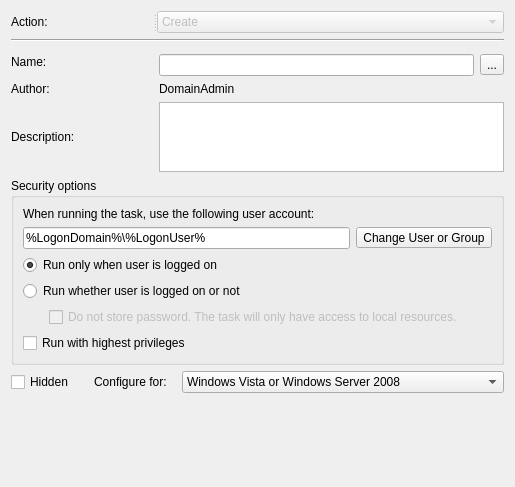
<?xml version="1.0" encoding="UTF-8"?>
<ui version="4.0">
 <class>ImmediateWin7Widget</class>
 <widget class="QWidget" name="ImmediateWin7Widget">
  <property name="geometry">
   <rect>
    <x>0</x>
    <y>0</y>
    <width>515</width>
    <height>487</height>
   </rect>
  </property>
  <property name="sizePolicy">
   <sizepolicy hsizetype="Fixed" vsizetype="Preferred">
    <horstretch>0</horstretch>
    <verstretch>0</verstretch>
   </sizepolicy>
  </property>
  <property name="minimumSize">
   <size>
    <width>515</width>
    <height>0</height>
   </size>
  </property>
  <property name="maximumSize">
   <size>
    <width>515</width>
    <height>16777215</height>
   </size>
  </property>
  <property name="windowTitle">
   <string>Form</string>
  </property>
  <layout class="QGridLayout" name="gridLayout_2">
   <item row="1" column="0" colspan="4">
    <widget class="Line" name="line">
     <property name="font">
      <font>
       <pointsize>9</pointsize>
      </font>
     </property>
     <property name="orientation">
      <enum>Qt::Horizontal</enum>
     </property>
    </widget>
   </item>
   <item row="2" column="0" rowspan="2">
    <widget class="QLabel" name="nameLabel">
     <property name="sizePolicy">
      <sizepolicy hsizetype="Fixed" vsizetype="Preferred">
       <horstretch>92</horstretch>
       <verstretch>0</verstretch>
      </sizepolicy>
     </property>
     <property name="minimumSize">
      <size>
       <width>142</width>
       <height>0</height>
      </size>
     </property>
     <property name="text">
      <string>Name:</string>
     </property>
     <property name="buddy">
      <cstring>nameLineEdit</cstring>
     </property>
    </widget>
   </item>
   <item row="5" column="1" colspan="3">
    <widget class="QTextEdit" name="descriptionTextEdit">
     <property name="sizePolicy">
      <sizepolicy hsizetype="Expanding" vsizetype="Fixed">
       <horstretch>0</horstretch>
       <verstretch>0</verstretch>
      </sizepolicy>
     </property>
     <property name="minimumSize">
      <size>
       <width>0</width>
       <height>70</height>
      </size>
     </property>
     <property name="maximumSize">
      <size>
       <width>16777215</width>
       <height>70</height>
      </size>
     </property>
     <property name="html">
      <string>&lt;!DOCTYPE HTML PUBLIC &quot;-//W3C//DTD HTML 4.0//EN&quot; &quot;http://www.w3.org/TR/REC-html40/strict.dtd&quot;&gt;
&lt;html&gt;&lt;head&gt;&lt;meta name=&quot;qrichtext&quot; content=&quot;1&quot; /&gt;&lt;style type=&quot;text/css&quot;&gt;
p, li { white-space: pre-wrap; }
&lt;/style&gt;&lt;/head&gt;&lt;body style=&quot; font-family:'Noto Sans'; font-size:9pt; font-weight:400; font-style:normal;&quot;&gt;
&lt;p style=&quot;-qt-paragraph-type:empty; margin-top:0px; margin-bottom:0px; margin-left:0px; margin-right:0px; -qt-block-indent:0; text-indent:0px;&quot;&gt;&lt;br /&gt;&lt;/p&gt;&lt;/body&gt;&lt;/html&gt;</string>
     </property>
    </widget>
   </item>
   <item row="0" column="0" colspan="4">
    <widget class="QSplitter" name="splitter">
     <property name="orientation">
      <enum>Qt::Horizontal</enum>
     </property>
     <widget class="QLabel" name="actionLabel">
      <property name="sizePolicy">
       <sizepolicy hsizetype="Fixed" vsizetype="Preferred">
        <horstretch>1</horstretch>
        <verstretch>0</verstretch>
       </sizepolicy>
      </property>
      <property name="minimumSize">
       <size>
        <width>142</width>
        <height>0</height>
       </size>
      </property>
      <property name="font">
       <font>
        <pointsize>9</pointsize>
       </font>
      </property>
      <property name="text">
       <string>Action:</string>
      </property>
      <property name="buddy">
       <cstring>actionComboBox</cstring>
      </property>
     </widget>
     <widget class="QComboBox" name="actionComboBox">
      <property name="enabled">
       <bool>false</bool>
      </property>
      <property name="sizePolicy">
       <sizepolicy hsizetype="Fixed" vsizetype="Fixed">
        <horstretch>180</horstretch>
        <verstretch>0</verstretch>
       </sizepolicy>
      </property>
      <property name="minimumSize">
       <size>
        <width>180</width>
        <height>0</height>
       </size>
      </property>
      <property name="currentText">
       <string>Create</string>
      </property>
      <item>
       <property name="text">
        <string>Create</string>
       </property>
      </item>
      <item>
       <property name="text">
        <string>Replace</string>
       </property>
      </item>
      <item>
       <property name="text">
        <string>Update</string>
       </property>
      </item>
      <item>
       <property name="text">
        <string>Delete</string>
       </property>
      </item>
     </widget>
    </widget>
   </item>
   <item row="3" column="1" colspan="2">
    <widget class="QLineEdit" name="nameLineEdit">
     <property name="sizePolicy">
      <sizepolicy hsizetype="Expanding" vsizetype="Fixed">
       <horstretch>0</horstretch>
       <verstretch>0</verstretch>
      </sizepolicy>
     </property>
    </widget>
   </item>
   <item row="7" column="0" colspan="4">
    <layout class="QHBoxLayout" name="horizontalLayout">
     <item>
      <widget class="QCheckBox" name="hiddenCheckBox">
       <property name="sizePolicy">
        <sizepolicy hsizetype="Fixed" vsizetype="Fixed">
         <horstretch>77</horstretch>
         <verstretch>0</verstretch>
        </sizepolicy>
       </property>
       <property name="minimumSize">
        <size>
         <width>77</width>
         <height>0</height>
        </size>
       </property>
       <property name="text">
        <string>Hidden</string>
       </property>
      </widget>
     </item>
     <item>
      <widget class="QLabel" name="configureLabel">
       <property name="sizePolicy">
        <sizepolicy hsizetype="Fixed" vsizetype="Preferred">
         <horstretch>80</horstretch>
         <verstretch>0</verstretch>
        </sizepolicy>
       </property>
       <property name="minimumSize">
        <size>
         <width>82</width>
         <height>0</height>
        </size>
       </property>
       <property name="text">
        <string>Configure for:</string>
       </property>
       <property name="buddy">
        <cstring>configureComboBox</cstring>
       </property>
      </widget>
     </item>
     <item>
      <widget class="QComboBox" name="configureComboBox">
       <property name="currentText">
        <string>Windows Vista or Windows Server 2008</string>
       </property>
       <property name="currentIndex">
        <number>1</number>
       </property>
       <item>
        <property name="text">
         <string>Windows 7</string>
        </property>
       </item>
       <item>
        <property name="text">
         <string>Windows Vista or Windows Server 2008</string>
        </property>
       </item>
       <item>
        <property name="text">
         <string>Windows Server 2003, Windows XP, Windows 2000</string>
        </property>
       </item>
      </widget>
     </item>
    </layout>
   </item>
   <item row="4" column="1">
    <widget class="QLabel" name="authorNameLabel">
     <property name="text">
      <string>DomainAdmin</string>
     </property>
     <property name="textFormat">
      <enum>Qt::AutoText</enum>
     </property>
    </widget>
   </item>
   <item row="5" column="0">
    <widget class="QLabel" name="descriptionLabel">
     <property name="sizePolicy">
      <sizepolicy hsizetype="Fixed" vsizetype="Preferred">
       <horstretch>0</horstretch>
       <verstretch>0</verstretch>
      </sizepolicy>
     </property>
     <property name="minimumSize">
      <size>
       <width>142</width>
       <height>0</height>
      </size>
     </property>
     <property name="text">
      <string>Description:</string>
     </property>
     <property name="buddy">
      <cstring>descriptionTextEdit</cstring>
     </property>
    </widget>
   </item>
   <item row="8" column="0" colspan="4">
    <spacer name="verticalSpacer">
     <property name="orientation">
      <enum>Qt::Vertical</enum>
     </property>
     <property name="sizeType">
      <enum>QSizePolicy::Expanding</enum>
     </property>
     <property name="sizeHint" stdset="0">
      <size>
       <width>20</width>
       <height>40</height>
      </size>
     </property>
    </spacer>
   </item>
   <item row="3" column="3">
    <widget class="QToolButton" name="nameToolButton">
     <property name="text">
      <string>...</string>
     </property>
    </widget>
   </item>
   <item row="4" column="0">
    <widget class="QLabel" name="authorLabel">
     <property name="sizePolicy">
      <sizepolicy hsizetype="Fixed" vsizetype="Preferred">
       <horstretch>0</horstretch>
       <verstretch>0</verstretch>
      </sizepolicy>
     </property>
     <property name="minimumSize">
      <size>
       <width>142</width>
       <height>0</height>
      </size>
     </property>
     <property name="text">
      <string>Author:</string>
     </property>
    </widget>
   </item>
   <item row="6" column="0" colspan="4">
    <widget class="QGroupBox" name="securityGroupBox">
     <property name="sizePolicy">
      <sizepolicy hsizetype="Preferred" vsizetype="Preferred">
       <horstretch>0</horstretch>
       <verstretch>0</verstretch>
      </sizepolicy>
     </property>
     <property name="title">
      <string>Security options</string>
     </property>
     <layout class="QGridLayout" name="gridLayout">
      <item row="1" column="0">
       <widget class="QLineEdit" name="accountLineEdit">
        <property name="text">
         <string>%LogonDomain%\%LogonUser%</string>
        </property>
       </widget>
      </item>
      <item row="1" column="1">
       <widget class="QToolButton" name="accountToolButton">
        <property name="text">
         <string>Change User or Group</string>
        </property>
       </widget>
      </item>
      <item row="4" column="0" colspan="2">
       <layout class="QHBoxLayout" name="horizontalLayout_2">
        <item>
         <widget class="QWidget" name="widget" native="true">
          <property name="minimumSize">
           <size>
            <width>20</width>
            <height>20</height>
           </size>
          </property>
         </widget>
        </item>
        <item>
         <widget class="QCheckBox" name="notstoredCheckBox">
          <property name="enabled">
           <bool>false</bool>
          </property>
          <property name="sizePolicy">
           <sizepolicy hsizetype="Fixed" vsizetype="Fixed">
            <horstretch>0</horstretch>
            <verstretch>0</verstretch>
           </sizepolicy>
          </property>
          <property name="minimumSize">
           <size>
            <width>465</width>
            <height>0</height>
           </size>
          </property>
          <property name="maximumSize">
           <size>
            <width>465</width>
            <height>16777215</height>
           </size>
          </property>
          <property name="text">
           <string>Do not store password. The task will only have access to local resources.</string>
          </property>
         </widget>
        </item>
       </layout>
      </item>
      <item row="0" column="0" colspan="2">
       <widget class="QLabel" name="runAccountLabel">
        <property name="text">
         <string>When running the task, use the following user account:</string>
        </property>
        <property name="buddy">
         <cstring>accountLineEdit</cstring>
        </property>
       </widget>
      </item>
      <item row="2" column="0" colspan="2">
       <widget class="QRadioButton" name="loggedRadioButton">
        <property name="text">
         <string>Run only when user is logged on</string>
        </property>
        <property name="checked">
         <bool>true</bool>
        </property>
       </widget>
      </item>
      <item row="3" column="0" colspan="2">
       <widget class="QRadioButton" name="notloggedRadioButton">
        <property name="text">
         <string>Run whether user is logged on or not</string>
        </property>
       </widget>
      </item>
      <item row="5" column="0" colspan="2">
       <widget class="QCheckBox" name="hightprivCheckBox">
        <property name="text">
         <string>Run with highest privileges</string>
        </property>
       </widget>
      </item>
     </layout>
    </widget>
   </item>
  </layout>
 </widget>
 <tabstops>
  <tabstop>actionComboBox</tabstop>
  <tabstop>nameLineEdit</tabstop>
  <tabstop>nameToolButton</tabstop>
  <tabstop>descriptionTextEdit</tabstop>
  <tabstop>accountLineEdit</tabstop>
  <tabstop>accountToolButton</tabstop>
  <tabstop>loggedRadioButton</tabstop>
  <tabstop>notloggedRadioButton</tabstop>
  <tabstop>hightprivCheckBox</tabstop>
  <tabstop>hiddenCheckBox</tabstop>
  <tabstop>configureComboBox</tabstop>
 </tabstops>
 <resources/>
 <connections>
  <connection>
   <sender>notloggedRadioButton</sender>
   <signal>toggled(bool)</signal>
   <receiver>notstoredCheckBox</receiver>
   <slot>setEnabled(bool)</slot>
   <hints>
    <hint type="sourcelabel">
     <x>179</x>
     <y>311</y>
    </hint>
    <hint type="destinationlabel">
     <x>271</x>
     <y>340</y>
    </hint>
   </hints>
  </connection>
 </connections>
</ui>
